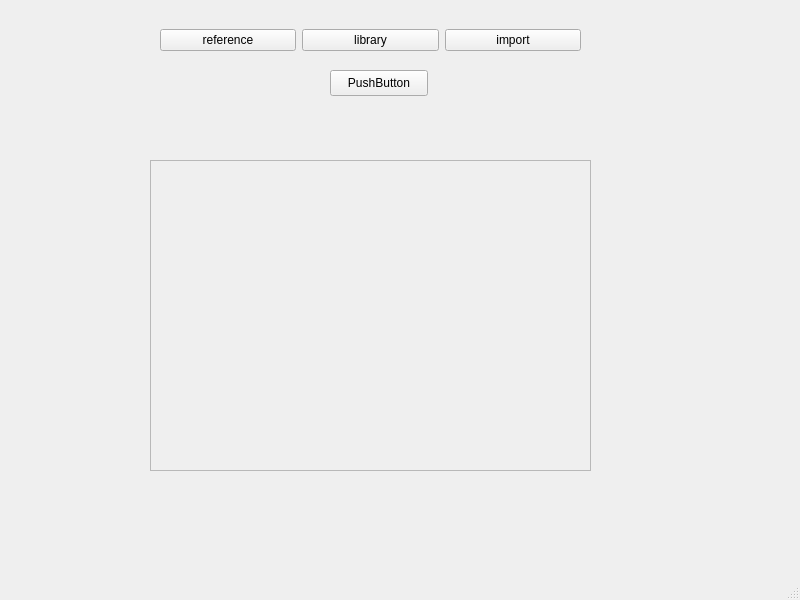
<?xml version="1.0" encoding="UTF-8"?>
<ui version="4.0">
 <class>window</class>
 <widget class="QMainWindow" name="window">
  <property name="geometry">
   <rect>
    <x>0</x>
    <y>0</y>
    <width>800</width>
    <height>600</height>
   </rect>
  </property>
  <property name="windowTitle">
   <string>window</string>
  </property>
  <widget class="QWidget" name="centralwidget">
   <widget class="QWidget" name="horizontalLayoutWidget">
    <property name="geometry">
     <rect>
      <x>160</x>
      <y>0</y>
      <width>421</width>
      <height>80</height>
     </rect>
    </property>
    <layout class="QHBoxLayout" name="horizontalLayout">
     <item>
      <widget class="QPushButton" name="referenceButton">
       <property name="text">
        <string>reference</string>
       </property>
      </widget>
     </item>
     <item>
      <widget class="QPushButton" name="libraryButton">
       <property name="text">
        <string>library</string>
       </property>
      </widget>
     </item>
     <item>
      <widget class="QPushButton" name="importButton">
       <property name="text">
        <string>import</string>
       </property>
      </widget>
     </item>
    </layout>
   </widget>
   <widget class="QPushButton" name="testButton">
    <property name="geometry">
     <rect>
      <x>330</x>
      <y>70</y>
      <width>98</width>
      <height>26</height>
     </rect>
    </property>
    <property name="text">
     <string>PushButton</string>
    </property>
   </widget>
   <widget class="QFrame" name="frame">
    <property name="geometry">
     <rect>
      <x>150</x>
      <y>160</y>
      <width>441</width>
      <height>311</height>
     </rect>
    </property>
    <property name="frameShape">
     <enum>QFrame::Shape::StyledPanel</enum>
    </property>
    <property name="frameShadow">
     <enum>QFrame::Shadow::Raised</enum>
    </property>
    <widget class="QWidget" name="gridLayoutWidget">
     <property name="geometry">
      <rect>
       <x>9</x>
       <y>9</y>
       <width>421</width>
       <height>291</height>
      </rect>
     </property>
     <layout class="QGridLayout" name="gridLayout"/>
    </widget>
   </widget>
   <widget class="QLabel" name="testimage">
    <property name="geometry">
     <rect>
      <x>620</x>
      <y>390</y>
      <width>131</width>
      <height>131</height>
     </rect>
    </property>
    <property name="text">
     <string/>
    </property>
   </widget>
  </widget>
  <widget class="QMenuBar" name="menubar">
   <property name="geometry">
    <rect>
     <x>0</x>
     <y>0</y>
     <width>800</width>
     <height>21</height>
    </rect>
   </property>
  </widget>
  <widget class="QStatusBar" name="statusbar"/>
 </widget>
 <resources/>
 <connections/>
</ui>
